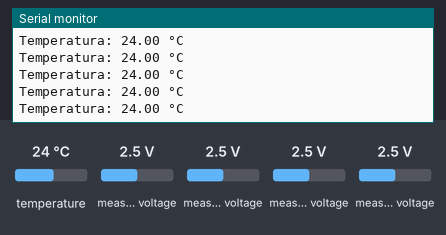
Bench run of a sketch on a simulated ESP32. On the bench: the last lines printed to the serial monitor. The inputs (shaded band) are chosen by the test bench; at power-on: temperature 24 °C, measured voltage 2.5 V. Storage starts empty.

Above: at 1.2 s.
1.3 s: temperature set to 12 °C
At 2.0 s:
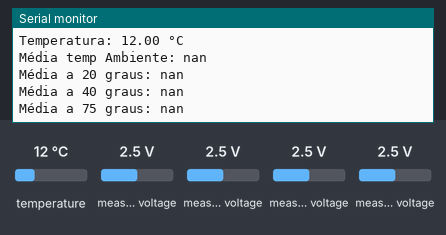
2.8 s: temperature set to 19 °C
At 3.8 s:
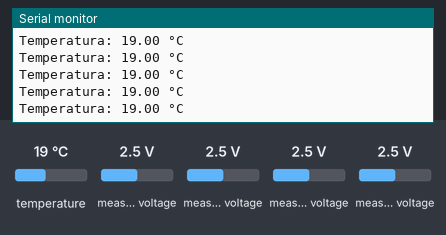
Timing chart, 0 to 5.8 s (numbered marks = the images above; inputs shaded):
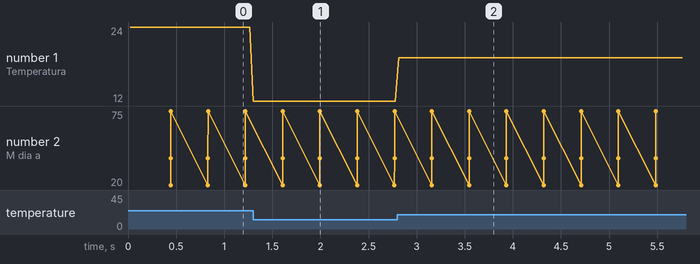

Measured:
- after the input at 1.3 s, the serial monitor: prints a new line at once (image 1)
- after the input at 2.8 s, the serial monitor: prints a new line at once (image 2)
- plotted number 1: 24 → 12 after the input at 1.3 s, 12 → 19 after the input at 2.8 s

The sketch:

microhmimetroFinal.ino
```cpp
#include "ADS1X15.h"
#include <Wire.h>
#include <WiFi.h>
#include <ESPAsyncWebServer.h>
#include <SPIFFS.h>
#include <Adafruit_BMP085.h>

const char* ssid = "esp32";
const char* password = "12345678"; // Senha da rede WiFi do ESP32
AsyncWebServer server(80);

ADS1115 ADS(0x48);

float Rref = 12;
float v1 = 0;
float v2 = 0;
float v3 = 0;
float v4 = 0;
float I = 0;
float Rx = 0;
float Rcorrig40 = 0;
float Rcorrig20 = 0;
float Rcorrig75 = 0;
float TempRef40 = 40.0;
float TempRef20 = 20.0;
float TempRef75 = 75.0;
float Rmedio20 = 0;
float Rmedio40 = 0;
float Rmedio75 = 0;
float Rxmedio = 0;
float Temperatura = 0;

Adafruit_BMP085 bmp;
int Pressao;
float Altitude;

const char* htmlContent = R"(
<!DOCTYPE html>
<html>

<head>
    <title>Medição de Resistência Rx</title>
    <meta http-equiv="Content-Type" content="text/html; charset=utf-8">
    <meta name="viewport" content="width=device-width, initial-scale=1.0">
    <style>
        body {
            font-family: Arial, sans-serif;
            color: #333;
            margin: 0;
            padding: 0;
            text-align: center;
            display: flex;
            align-items: center;
            justify-content: center;
            height: 100vh;
            flex-direction: column; /* Alinha os elementos verticalmente */
        }

        .valuesContainer {
            background-color: #0074d9;
            color: #fff;
            padding: 10px;
            display: inline-block;
            margin: 10px; /* Adiciona margem entre as caixas */
            width: 300px; /* Defina a largura fixa para todas as caixas */
        }

        .valueText {
            font-size: 18px;
        }

        .value {
            font-size: 24px;
            font-weight: bold;
            margin: 10px 0; /* Adiciona margem entre o texto e o valor */
        }
    </style>
    <script>
        // Função para atualizar os valores da resistência Rx e temperatura
        function updateValues() {
            fetch("/values")
                .then(response => response.json())
                .then(data => {
                    document.getElementById("resistanceValue20").textContent = "" + data.resistance20 + " Ohms";
                    document.getElementById("resistanceValue40").textContent = "" + data.resistance40 + " Ohms";
                    document.getElementById("resistanceValue75").textContent = "" + data.resistance75 + " Ohms";
                    document.getElementById("rxValue").textContent = "" + data.rx + " Ohms";
                    document.getElementById("temperatureValue").textContent = "" + data.temperature + " °C";
                });
        }

        // Atualize os valores periodicamente
        setInterval(updateValues, 2000);
    </script>
</head>

<body>
    <h1>MICROHMÍMETRO</h1>
    <div class="valuesContainer">
        <p class="valueText">Resistência a Temperatura ambiente:</p>
        <p class="value" id="rxValue">Aguardando leitura...</p>
    </div>
    <div class="valuesContainer">
        <p class="valueText">Resistência a 20 graus:</p>
        <p class="value" id="resistanceValue20">Aguardando leitura...</p>
    </div>
    <div class="valuesContainer">
        <p class="valueText">Resistência a 40 graus:</p>
        <p class="value" id="resistanceValue40">Aguardando leitura...</p>
    </div>
    <div class="valuesContainer">
        <p class="valueText">Resistência a 75 graus:</p>
        <p class="value" id="resistanceValue75">Aguardando leitura...</p>
    </div>
    <div class="valuesContainer">
        <p class="valueText">Temperatura atual:</p>
        <p class="value" id="temperatureValue">Aguardando leitura...</p>
    </div>
</body>

</html>


)";

void setup()
{
    Wire.begin();
    ADS.begin();
    Serial.begin(115200);
    if (!bmp.begin())
    {
        Serial.println("Sensor BMP180 não foi identificado! Verifique as conexões.");
        while (1)
        {
        }
    }

    // Configurar o ESP32 como Access Point (AP)
    WiFi.softAP(ssid, password);

    IPAddress IP = WiFi.softAPIP();
    Serial.print("Endereço IP do AP: ");
    Serial.println(IP);

    if (!SPIFFS.begin())
    {
        Serial.println("An Error has occurred while mounting SPIFFS");
        return;
    }

    ADS.begin();
    ADS.setGain(4);

    server.on("/", HTTP_GET, [](AsyncWebServerRequest *request)
              { request->send(200, "text/html", htmlContent); });

server.on("/values", HTTP_GET, [](AsyncWebServerRequest *request)
{
    String resistanceValue20 = String(Rmedio20, 3);
    String resistanceValue40 = String(Rmedio40, 3);
    String resistanceValue75 = String(Rmedio75, 3);
    String temperatureValue = String(Temperatura, 1);
    String rxValue = String(Rxmedio, 3);
    String json = "{\"resistance20\":\"" + resistanceValue20 + "\", \"resistance40\":\"" + resistanceValue40 + "\", \"resistance75\":\"" + resistanceValue75 + "\", \"rx\":\"" + rxValue + "\", \"temperature\":\"" + temperatureValue + "\"}";
    request->send(200, "application/json", json);
});

    server.begin();
}

void loop()
{
    const int numMedidas = 10;
    static int contadorMedidas = 0;
    static float somaRx20 = 0.0;
    static float somaRx40 = 0.0;
    static float somaRx75 = 0.0;
    static float somaRx = 0.0;

    Temperatura = bmp.readTemperature();
    Serial.print("Temperatura: ");
    Serial.print(Temperatura);
    Serial.print(" °C");
    Serial.println("\t");

    ADS.setGain(0);

    int16_t val_0 = ADS.readADC(0);
    int16_t val_1 = ADS.readADC(1);
    int16_t val_2 = ADS.readADC(2);
    int16_t val_3 = ADS.readADC(3);

    float f = ADS.toVoltage(1);
    v1 = val_0 * f;
    v2 = val_1 * f;
    v3 = val_2 * f;
    v4 = val_3 * f;
    I = (v2 - v1) / Rref;
    Rx = (v4 - v3) / I;

    if (Rx < 0.01 || Rx > 100 ){
      Rx = 0.0;
      somaRx20 = 0.0;
      somaRx40 = 0.0;
      somaRx75 = 0.0;
      contadorMedidas = 0;
    }


//*********** referencia de 40 graus**********************
    Rcorrig40 = Rx * (234.5 + TempRef40) / (234.5 + Temperatura);

//*********** referencia de 40 graus**********************
    Rcorrig20 = Rx * (234.5 + TempRef20) / (234.5 + Temperatura);

//*********** referencia de 40 graus**********************
    Rcorrig75 = Rx * (234.5 + TempRef75) / (234.5 + Temperatura);


    if (contadorMedidas == numMedidas)
    {
        Rxmedio = somaRx / numMedidas;
        Rmedio40 = somaRx40 / numMedidas;
        Rmedio20 = somaRx20 / numMedidas;
        Rmedio75 = somaRx75 / numMedidas;
        contadorMedidas = 0;
        somaRx20 = 0.0;
        somaRx40 = 0.0;
        somaRx75 = 0.0;
        somaRx = 0.0;
        Serial.print("Média temp Ambiente: ");
        Serial.println(Rxmedio, 3);
        Serial.print("Média a 20 graus: ");
        Serial.println(Rmedio20, 3);
        Serial.print("Média a 40 graus: ");
        Serial.println(Rmedio40, 3);
        Serial.print("Média a 75 graus: ");
        Serial.println(Rmedio75, 3);
    }
    somaRx += Rx;
    somaRx20 += Rcorrig20;
    somaRx40 += Rcorrig40;
    somaRx75 += Rcorrig75;
    contadorMedidas++;
}
```
